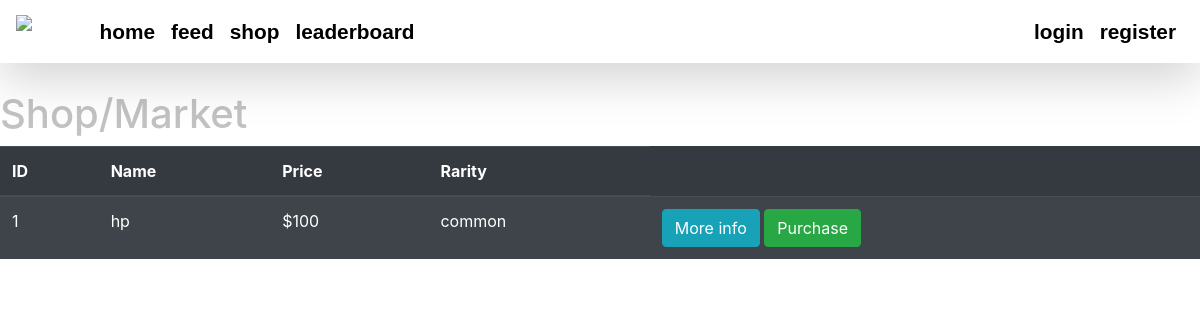
Page /shop on the committed database.
### application/models.py (models this page shows)
class Item(db.Model):
    id = db.Column(db.Integer(), primary_key=True)
    name = db.Column(db.String(length=30),nullable=False,unique=True)
    price = db.Column(db.Integer(),nullable=False)
    rarity = db.Column(db.String(length=30),nullable=False)
    users = db.relationship('User',secondary=users_items, back_populates="items",lazy='dynamic')

### application/routes.py (the view)
@app.route('/shop')
def shop_page():
    items = Item.query.all()
    return render_template('shop.html',items=items)

### application/templates/shop.html (shortened to what this page needs)
{% extends 'base.html' %}
{% block content %}
    <h1 class="title">Shop/Market</h1>
    <table class="table table-hover table-dark table-striped">
        <thead>
            <tr>
                <th scope="col">ID</th>
                <th scope="col">Name</th>
                <th scope="col">Price</th>
                <th scope="col">Rarity</th>
            </tr>
        </thead>
        <tbody>
            {% for item in items %}
                <tr>
                    <td>{{ item.id }}</td>
                    <td>{{ item.name }}</td>
                    <td>${{ item.price }}</td>
                    <td>{{ item.rarity }}</td>
                    <td>
                        <button class="btn btn-outline btn-info">More info</button>
                        <button class="btn btn-outline btn-success">Purchase</button>
                    </td>
                </tr>
            {% endfor %}
        </tbody>
    </table>
{% endblock %}

### application/templates/base.html (shortened to what this page needs)
<!DOCTYPE html>
<html lang="en">
<head>
    <link rel="stylesheet" href="https://cdn.jsdelivr.net/npm/bootstrap@4.3.1/dist/css/bootstrap.min.css">
</head>
<body>
  <nav id="navWide" class="shadow-lg navbar navbar-expand-md navbar-dark fixed-top">
        <a class="navbar-brand kanit-regular" style="color: #ffffffdd; font-size: 1.4rem;"  href="#">
            <img src="https://pngimg.com/d/sticky_note_PNG18964.png" style="height:50px;width:auto;" alt="logo">
        </a>
        <div class="collapse navbar-collapse kanit-light" id="navbarNav">
            <ul class="navbar-nav">
                <li class="nav-item">
                    <a class="nav-link" aria-current="page" href="{{ url_for('home_page') }}">home</a>
                </li>
                <li class="nav-item">
                    <a class="nav-link" href="#">feed</a>
                </li>
                <li class="nav-item">
                    <a class="nav-link" href="{{ url_for('shop_page') }}">shop</a>
                </li>
                <li class="nav-item">
                    <a class="nav-link" href="#">leaderboard</a>
                </li>
            </ul>
            <ul class="navbar-nav ml-auto">
                <li class="nav-item">
                    <a class="nav-link" href="#">login</a>
                </li>
                <li class="nav-item">
                    <a class="nav-link" href="{{ url_for('register_page') }}">register</a>
                </li>
            </ul>
        </div>
  </nav>
    {% block content %}
    {% endblock %}
</body>
</html>

### application/templates/shop.html (style rules this page uses)
.title { margin-top: 90px; }

### application/templates/base.html (style rules this page uses)
body { background: white; font-size: 1rem; color: #c2c2c2; }
.navbar { backdrop-filter: blur(10px); }
.nav-link { font-size: 1.3rem; color: black !important; font-weight:bold; font-family: "Indie Flower", sans-serif; transition:0.4s; }
.kanit-light { font-family: "Kanit", sans-serif; font-weight: 300; font-style: normal; }
.kanit-regular { font-family: "Kanit", sans-serif; font-weight: 400; font-style: normal; }

### rows in the picture
Item: id "1", name "hp", price "100", rarity "common"
